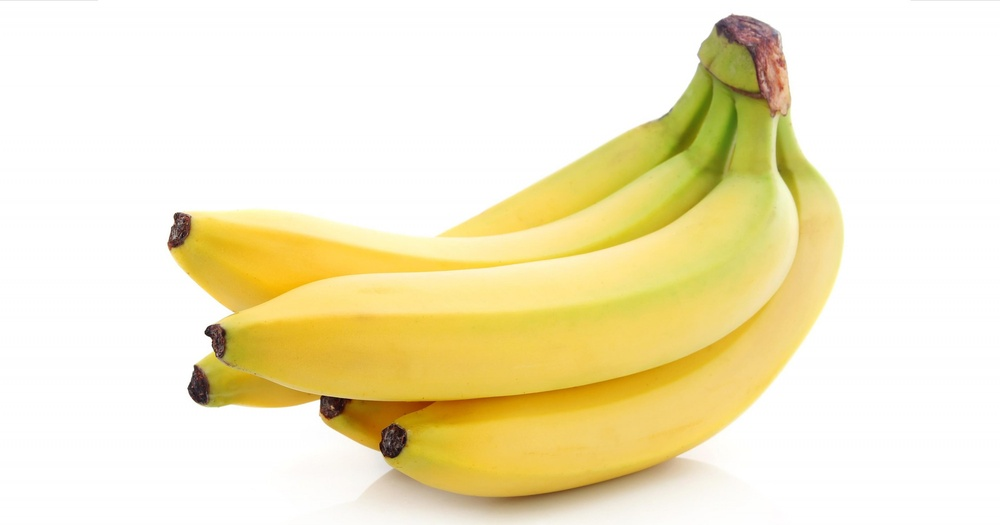
#> input picture cv2/Images/Bananas.jpg, 1000 x 525 px, shrunk from 2000 x 1050 before the run
$ python test2.py
#> lines starting #> are read from the running program, lines starting #| are printed output that depends on the picture; after the words box and inside, x2 and y2 are one past the last pixel; in counts of white or black regions, pixels touching at a corner belong together
import cv2
import numpy as np

# Let's load a simple image with 3 black squares
image = cv2.imread('Images/Bananas.jpg')
#> image is the input picture: shape (525, 1000, 3); mean B, G, R 197.4, 233.9, 243.4
cv2.waitKey(0)

# Grayscale
gray = cv2.cvtColor(image, cv2.COLOR_BGR2GRAY)
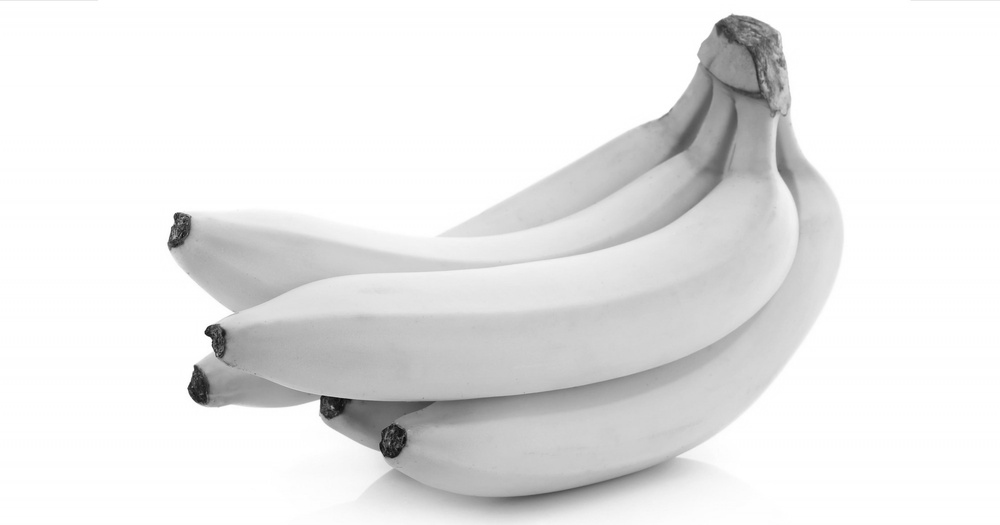
#> gray: shape (525, 1000); min 7, max 255, mean 232.6

# Find Canny edges
edged = cv2.Canny(gray, 30, 200)
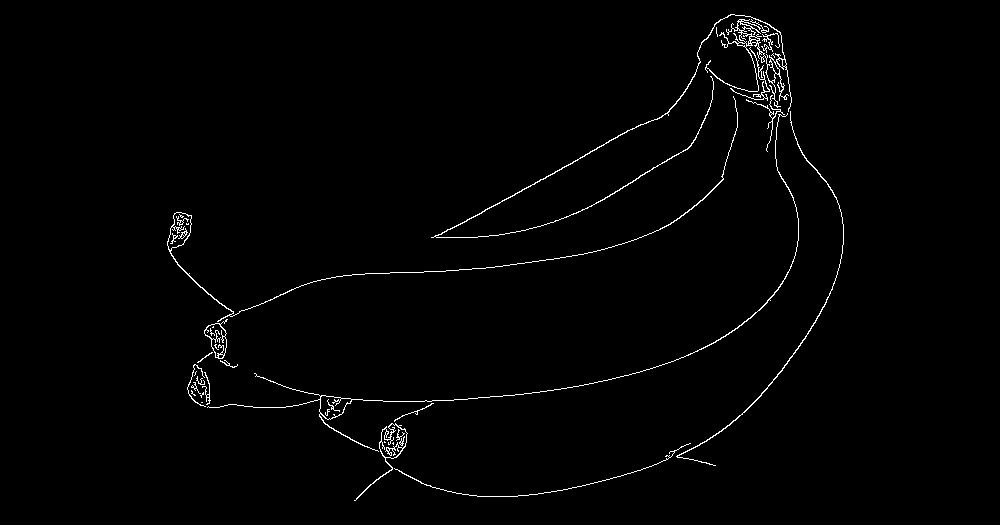
#> edged: shape (525, 1000); 1.2% white in thin lines or dots, all inside (x1, y1, x2, y2) = (167, 14, 844, 501)
cv2.waitKey(0)

# Finding Contours
# Use a copy of the image e.g. edged.copy()
# since findContours alters the image
contours, hierarchy = cv2.findContours(edged,
	cv2.RETR_EXTERNAL, cv2.CHAIN_APPROX_NONE)
#> contours = 24 contours, 16 with area under 20; largest, box (x1, y1, x2, y2) and area: (431, 14, 792, 238) 770, (167, 96, 738, 322) 729, (354, 423, 408, 501) 694, (207, 113, 799, 452) 634, (204, 319, 228, 359) 498, (676, 111, 844, 466) 169, (730, 47, 770, 101) 32, (746, 95, 785, 152) 25

cv2.imshow('Canny Edges After Contouring', edged)
cv2.waitKey(0)

print("Number of Contours found = " + str(len(contours)))
#| Number of Contours found = 24

# Draw all contours
# -1 signifies drawing all contours
cv2.drawContours(image, contours, -1, (0, 255, 0), 3)
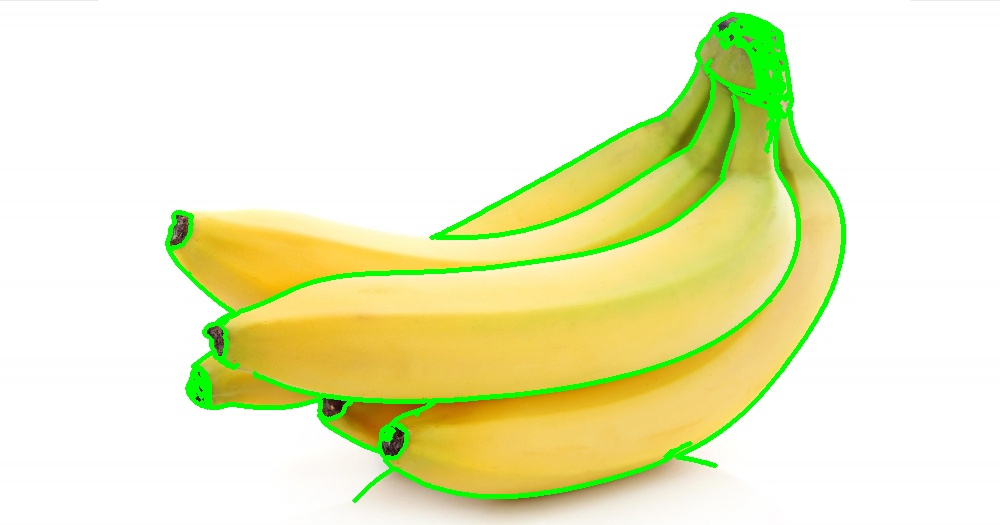
#> image: shape (525, 1000, 3); 4.42% of pixels changed, all inside (x1, y1, x2, y2) = (165, 12, 846, 503)

cv2.imshow('Contours', image)
cv2.waitKey(0)
cv2.destroyAllWindows()

$ run again, with cv2/Images/balls.jpg copied over cv2/Images/Bananas.jpg
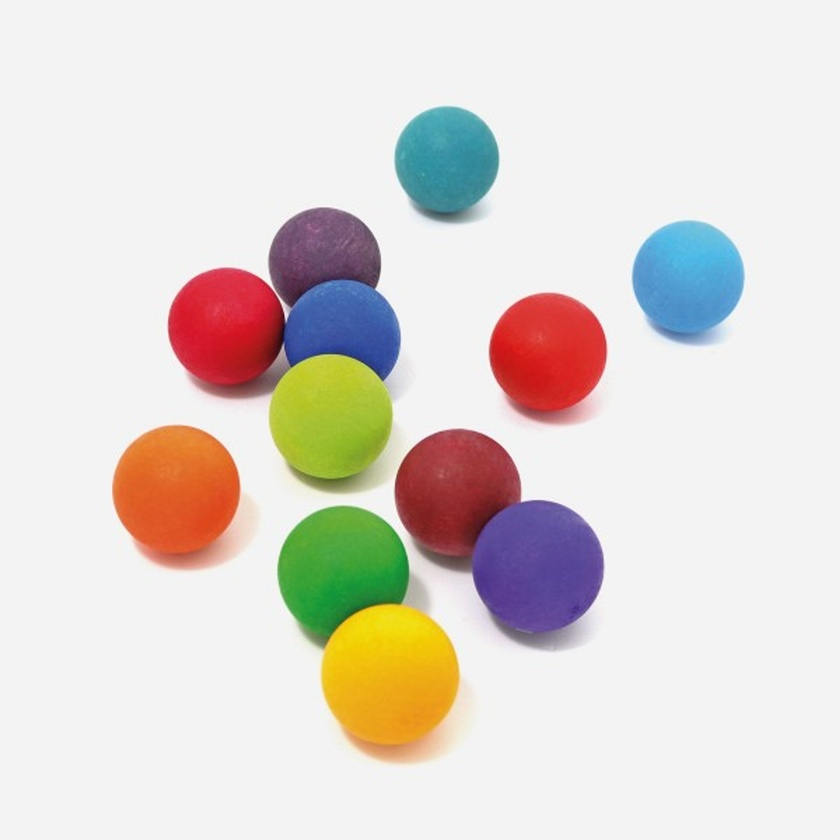
#> input picture cv2/Images/balls.jpg, 840 x 840 px, shrunk from 2048 x 2048 before the run
#> image is the input picture: shape (840, 840, 3); mean B, G, R 210.6, 216.1, 223
#> `edged = cv2.Canny(gray, 30, 200)`:
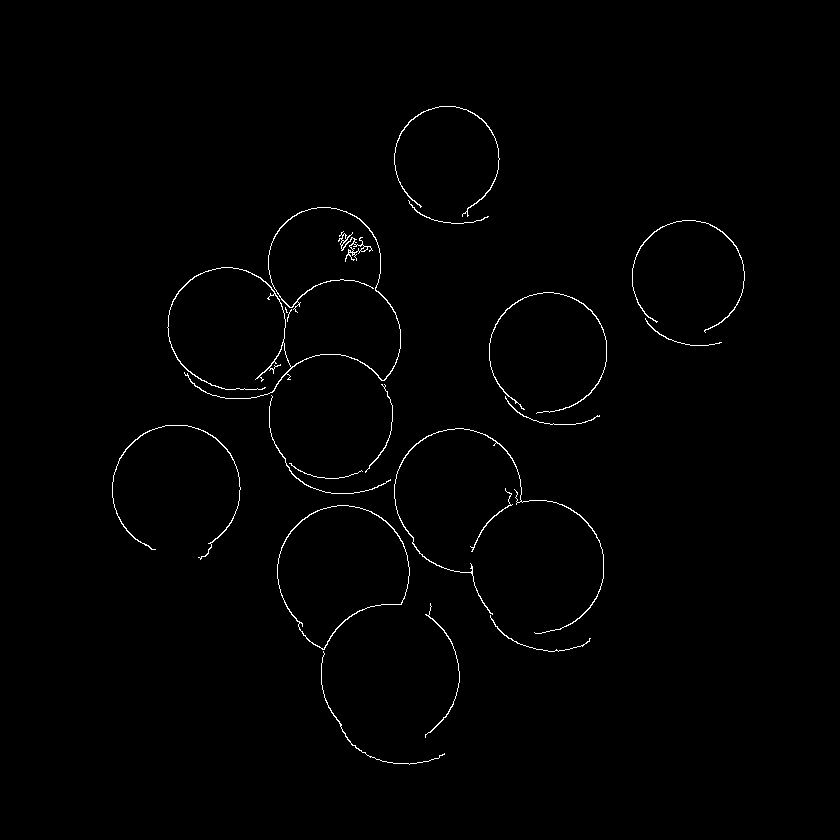
#> edged: shape (840, 840); 0.83% white in thin lines or dots, all inside (x1, y1, x2, y2) = (112, 106, 745, 765)
#> contours = 20 contours, 5 with area under 20; largest, box (x1, y1, x2, y2) and area: (277, 505, 410, 650) 12860, (167, 207, 401, 399) 307, (338, 231, 373, 262) 180, (394, 428, 604, 634) 170, (112, 425, 241, 560) 111
#| Number of Contours found = 20
#> `cv2.drawContours(image, contours, -1, (0, 255, 0), 3)`:
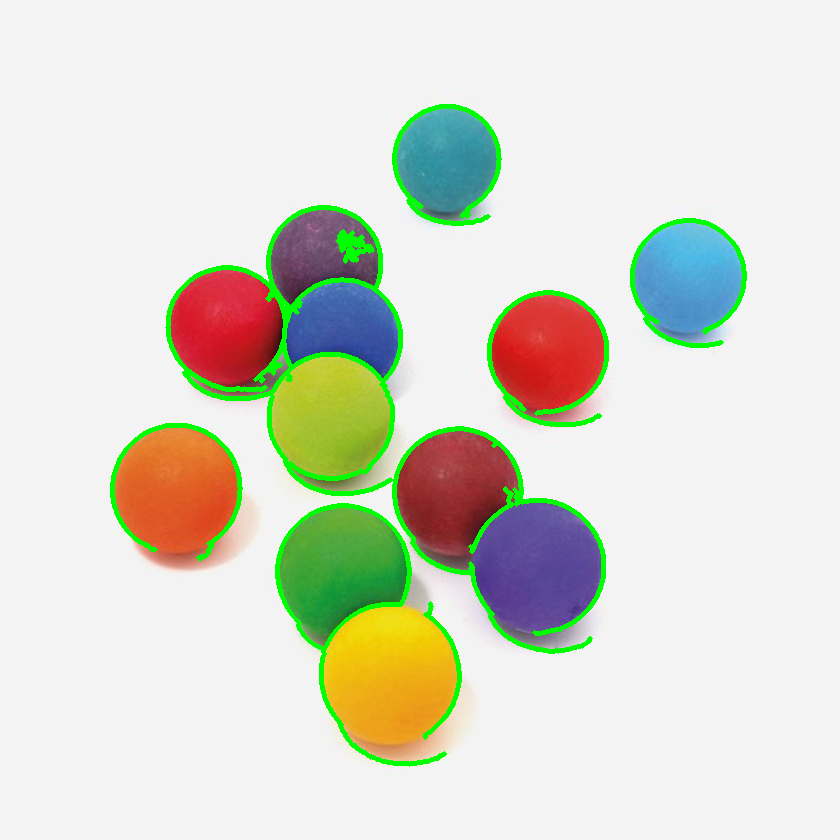
#> image: shape (840, 840, 3); 3.34% of pixels changed, all inside (x1, y1, x2, y2) = (110, 104, 747, 767)
